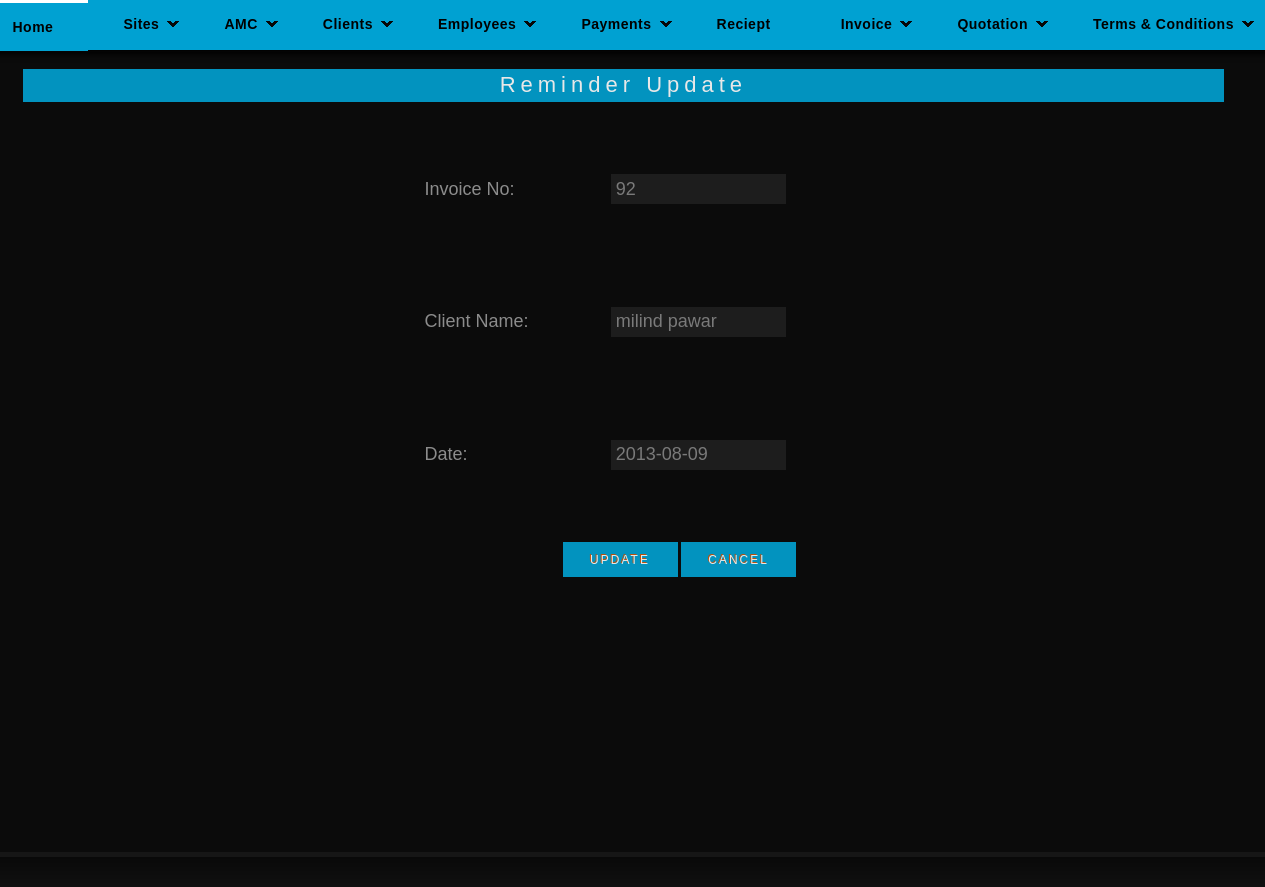
The page /amc_update.php?id=884 on the database its author committed.
### tables this page shows
CREATE TABLE IF NOT EXISTS `reminder` (
  `r_id` int(11) NOT NULL AUTO_INCREMENT,
  `i_id` int(11) NOT NULL,
  `r_name` varchar(25) NOT NULL,
  `r_des` varchar(100) NOT NULL,
  `r_date` date NOT NULL,
  `r_r` varchar(11) NOT NULL,
  PRIMARY KEY (`r_id`)
);

### amc_update.php (the view, shortened to what this page needs)
<?php
	$up=$_REQUEST['id'];
	$up_qry="select * from reminder where r_id=".$up;
	$up_res=mysql_query($up_qry);
	$row_up=mysql_fetch_array($up_res);
?>
<html>
<head>
<link rel="stylesheet" href="styles.css" type="text/css" />
</head>
<body>
<div id="container">
    <?php
	include("header.php");
	?>
    <div id="sub-header">
    <div class="quo">
    	<br />
		<div class="quotation"><center>Reminder Update</center></div>
        <div>
        <form action="" method="post">
        <table class="addemp_re">
        <tr>
        <td class="l_form">Invoice No:</td>
        <td><input type="text" class="q_in" name="eu_name" value="<?php echo $row_up[1]; ?>"></td>
        </tr>
        <tr>
        <td class="l_form">Client Name:</td>
        <td><input type="text" class="q_in" name="eu_name" value="<?php echo $row_up[2]; ?>"></td>
        </tr>
        <tr>
        <td class="l_form">Date:</td>
        <td><input type="text" class="q_in" name="r_date" value="<?php echo $row_up[4]; ?>"></td>
        </tr>
        </div>
        <div class="addemp_r">
         <input name="e_up" class="formbutton" value=" Update " type="submit" />
         <input name="e_can" class="formbutton" value="Cancel" type="submit" />
        </div>
    </div>
    </div>
    </div>
 <div id="footer">
    </div>
</body>
</html>

### styles.css (style rules this page uses)
body { background: #161616; margin:0; padding:0; font-family: Verdana, Geneva, sans-serif; font-size: 13px; color: #666; }
* { margin:0; padding:0; }
form input, form select, form textarea { padding: 5px; color: #333333; border: 1px solid #ddd; border-right:1px solid #ccc; border-bottom:1px solid #ccc; background-color:#fff; font-family: Arial, Helvetica, sans-serif; font-size: 13px; }
form input.formbutton { color: #ffffff; padding: 6px 8px; font-size: 12px; letter-spacing:2px; font-family: Arial, Helvetica, sans-serif; text-decoration: none; text-transform: uppercase; text-shadow:-1px -1px #CE5709; background:#00a1d2; border: none; width:115px; height:35px; overflow: visible; }
#container { width: 960px; margin: 0 auto; padding: 0px; }
div#sub-header { margin-top:2px; margin-bottom:5px; margin-left:-180px; width:1315px; height: 800px; background-color:#0A0A0A; opacity:0.9; }
#footer { margin:0 auto; background: #000 url('images/footer.jpg') repeat-x scroll bottom left; padding: 30px 5px 0; }
.quo { margin-left:50px; }
.quotation { font-size:22px; color:#fff; font-family: Arial, Helvetica, sans-serif; font-weight:500; letter-spacing:5px; background-color:#00a1d2; width:95%; height:30px; margin-top:2px; padding:3px 0px 0px 0px; }
.l_form { margin-left:125px; margin-top:30px; font-size:18px; color:#999; border:none; }
.q_in { width:175px; height:30px; background-color:#333; opacity:0.5; font-size:18px; color:#fff; border:none; }
.addemp_re { width:500px; height:400px; margin-top:20px; margin-left:400px; }
.addemp_r { margin-top:20px; margin-left:540px; }

### rows shown on the page
reminder: eu_name "92", eu_name "milind pawar", r_date "2013-08-09"
